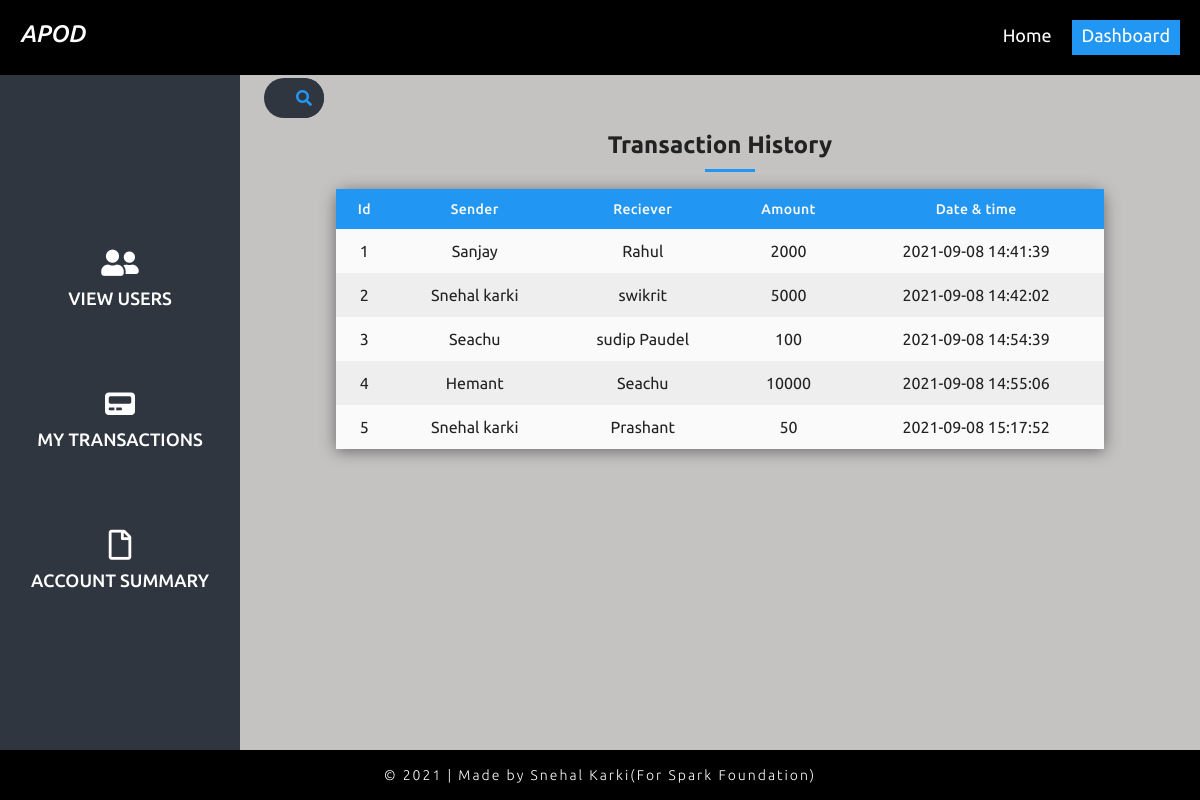
/dashboard.php?PageName=transaction, run on the app's committed database.
### tables this page shows
CREATE TABLE `transactionhistory` (
  `id` int(11) NOT NULL,
  `sender` varchar(50) NOT NULL,
  `receiver` varchar(50) NOT NULL,
  `amount` int(11) NOT NULL,
  `time` datetime DEFAULT NULL
);

### PagesFolder/transaction.inc.php (the view, shortened to what this page needs)
<section class="users transferHistory">
    <h2 class="title">Transaction History</h2>
    <div class="search-box">
        <a href="#" class="search-btn"><i class="fas fa-search"></i></a>
    </div>
    <div class="table-container">
        <table class="table-user tableHistory">
            <thead>
                <tr>
                    <th>Id</th>
                    <th>Sender</th>
                    <th>Reciever</th>
                    <th>Amount</th>
                    <th>Date & time</th>
                </tr>
            </thead>
            <tbody>
                <?php
            include 'config.php';
            $sql = "select * from `transactionhistory`";
            $res = mysqli_query($con,$sql);
            if($res){
                while($row = mysqli_fetch_assoc($res)){
                    $id = $row['id'];
                    $sender = $row['sender'];
                    $receiver = $row['receiver'];
                    $amount = $row['amount'];
                    $time = $row['time'];
                    echo '
                    <tr>
                    <td data-value="Id">'.$id.'</td>
                    <td data-value="Sender">'.$sender.'</td>
                    <td data-value="Receiver">'.$receiver.'</td>
                    <td data-value="Amount">'.$amount.'</td>
                    <td data-value="Time">'.$time.'</td>
                    </tr>';
                }
            }
            ?>
            </tbody>
        </table>
    </div>
</section>
<?php
    include 'footer.php';
?>

### css/style.css (style rules this page uses)
* { margin: 0; padding: 0; box-sizing: border-box; user-select: none; -webkit-tap-highlight-color: transparent; outline: none; overflow-x: unset; }
:root { --primary-color: #2196F3; --secondary-color: #222; }
html { font-family: 'Ubuntu', sans-serif; color: var(--secondary-color); scroll-behavior: smooth; }
section { padding: 30px 60px; }
.title { text-align: center; margin-bottom: 20px; position: relative; }
.title::after { position: absolute; display: block; content: ""; width: 50px; height: 3px; margin-top: 10px; left: 48%; background-color: var(--primary-color); }
.users { padding: 0 10% 36px 10%; margin: 57px auto 0; }
.table-user { margin-top: -20px; width: 100%; box-shadow: 0 2px 15px rgba(64, 64, 64, .7); border-collapse: collapse; border-spacing: 0; border-radius: 12px 12px 0 0; }
.table-user th { background-color: var(--primary-color); }
.table-user thead tr th { font-size: 14px; font-weight: 500; color: #fafafa; letter-spacing: 0.35px; opacity: 1; padding: 12px; vertical-align: top; }
tr { background-color: #fafafa; }
td, th { padding: 13px 10px; text-align: center; font-size: 16px; }
tr:nth-child(even) { background-color: #eeeeee; }
.table-container { margin-top: 50px; }
.search-box { position: fixed; left: 22%; top: 78px; background: #2f3640; height: 40px; border-radius: 40px; padding: 0px; z-index: 645; }
.search-box a { text-decoration: none; }
.search-btn { color: var(--primary-color); float: right; width: 40px; height: 40px; border-radius: 50%; background: #2f3640; display: flex; justify-content: center; align-items: center; }

### data on the page
transactionhistory: id "1", sender "Sanjay", receiver "Rahul", amount "2000", time "2021-09-08 14:41:39"
transactionhistory: id "2", sender "Snehal karki", receiver "swikrit", amount "5000", time "2021-09-08 14:42:02"
transactionhistory: id "3", sender "Seachu", receiver "sudip Paudel", amount "100", time "2021-09-08 14:54:39"
transactionhistory: id "4", sender "Hemant", receiver "Seachu", amount "10000", time "2021-09-08 14:55:06"
transactionhistory: id "5", sender "Snehal karki", receiver "Prashant", amount "50", time "2021-09-08 15:17:52"
